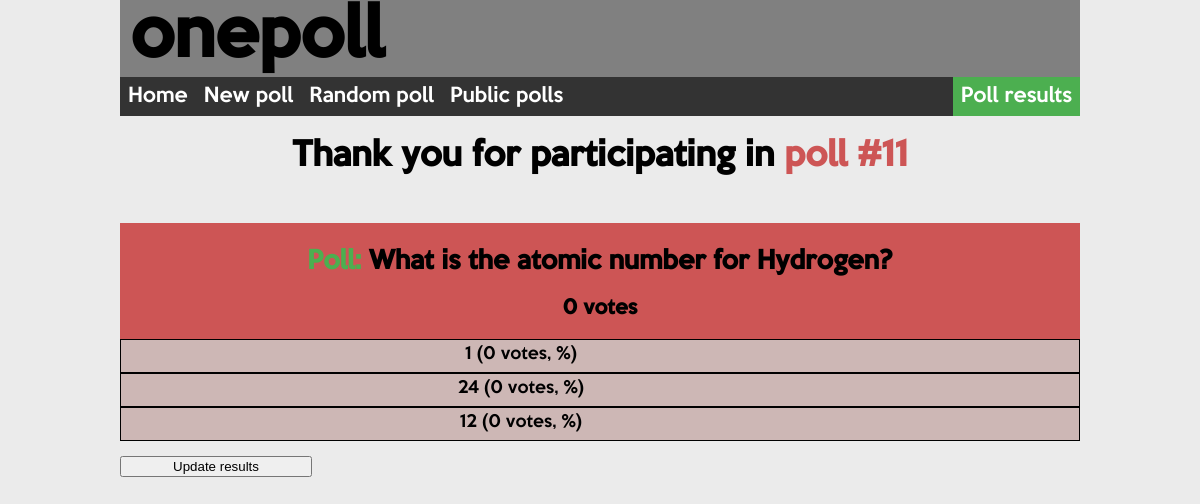
Page /11/results/ on the earlier database version.
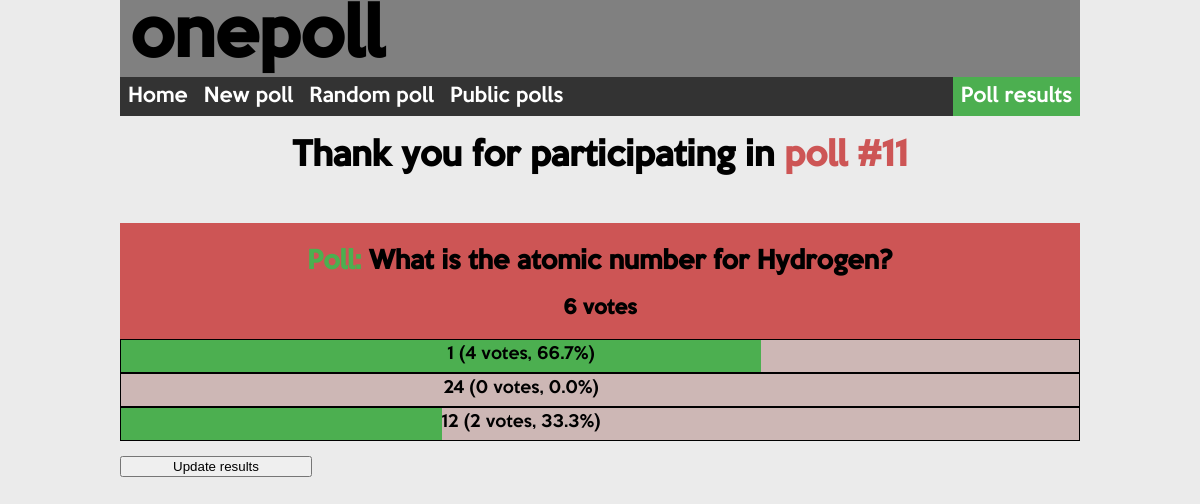
Same page on the later database version.
### polls/models.py (models this page shows, shortened)
class Question(models.Model):
    question_text = models.CharField(max_length=200)
    pub_date = models.DateTimeField('date published')
    public_poll = models.IntegerField(default=1)
    views = models.IntegerField(default=0)
    def get_total_votes(self):
        votes = 0
        for choice in self.choice_set.all():
            votes += choice.votes
        return votes

class Choice(models.Model):
    question = models.ForeignKey(Question, on_delete=models.CASCADE)
    choice_text = models.CharField(max_length=200)
    votes = models.IntegerField(default=0)

### polls/views.py (the view)
# urls.py: url(r'^(?P<question_id>[0-9]+)/results/$', views.results, name='results'),
def results(request, question_id):
    question = get_object_or_404(Question, id=question_id)
    template = 'polls/results.html'
    if request.POST.get('request') == 'update':
        count = 1
        data = 'total_votes=%d;' % question.get_total_votes()
        pluralize = None
        percentage = None
        for choice in question.choice_set.all():
            pluralize = polls.utils.pluralize(choice.votes)
            percentage = polls.utils.percentage(choice.votes, question.get_total_votes())
            if count < question.choice_set.count():
                data += "%s (%d vote%s, %.1f%%)=%d;" % (choice.choice_text, choice.votes, pluralize, percentage, choice.votes)
            else:
                data += "%s (%d vote%s, %.1f%%)=%d" % (choice.choice_text, choice.votes, pluralize, percentage, choice.votes)
            count += 1
        return HttpResponse(data)
    else:
        return render(request, template, { 'question': question});

### polls/templatetags/custom_filters.py (called while the page is built)
@register.filter
def percentage(value, arg):
    try:
        value = float(value)
        arg = float(arg)
        if arg:
            return round(value / arg * 100, 1)
    except:
        pass
    return ''

### polls/templates/polls/results.html (shortened to what this page needs)
{% load staticfiles %}
{% load custom_filters %}
<head>
    <link rel="stylesheet" type="text/css" href="{% static 'polls/css/results.css' %}"/>
    <link rel="stylesheet" type="text/css" href="{% static 'polls/css/navigation.css' %}"/>
    <div id="navigation">
        <h1>onepoll</h1>
        <ul>
            <li><a href="{% url 'index' %}">Home</a></li>
            <li><a href="{% url 'new' %}">New poll</a></li>
            <li><a href="{% url 'random' %}">Random poll</a></li>
            <li><a href="{% url 'public' %}">Public polls</a></li>
            <li style="float: right"><a href="{% url 'results' question.id%}" class='active'>Poll results</a></li>
        </ul>
    </div>
</head>
<body onload="loadResults({{ question.get_total_votes }}, {{ question.choice_set.count }});">
    <h1>Thank you for participating in <span style='color:#CD5555'>poll #{{question.id}}</span></h1>
    <div id="results">
        <h2>{{ question.question_text }}</h2>
        <h3>{{ question.get_total_votes }} vote{{ question.get_total_votes|pluralize }}</h3>
        {% for choice in question.choice_set.all %}
            <div id="background{{ forloop.counter }}" class="background">
                <div id="foreground{{ forloop.counter }}" class="foreground" value={{ choice.votes }}>
                    <p>{{ choice.choice_text }} ({{ choice.votes }} vote{{ choice.votes|pluralize }}, {{ choice.votes|percentage:question.get_total_votes }}%)</p>
                </div>
            </div>
        {% endfor %}
    </div>
    <input type='button' value='Update results' onclick="update('{% url 'results' question.id %}')" id="update" disabled/>
</body>

### polls/static/polls/css/results.css (style rules this page uses)
h1 { text-align: center; }
#results { margin-top: 5%; margin-bottom: 15px; background-color: #CD5555; width: 100%; padding-top: 5px; text-align: center; }
#results h2:before { content: 'Poll: '; color: #4CAF50; font-weight: bolder; }
#results .background { position: relative; background-color: #CDB7B5; border: solid black 1px; height: 2em; }
#results .foreground { position: absolute; width: 0%; background-color: #4CAF50; height: 2em; }
#results p { position: absolute; margin: 5 auto; width: 800px; height: 2em; }
input { width: 20%; }

### polls/static/polls/css/navigation.css (style rules this page uses)
body, header { background-color: #EBEBEB; font-family: keepcalm; margin: 0 auto; max-width: 80%; }
#navigation { top: 0%; left: 0%; width: 100%; background-color: gray; }
#navigation h1 { text-align: left; color: black; font-weight: bold; font-size: 4em; display: inline; padding: 10px; }
#navigation li { float: left; }
#navigation li a { display: block; color: white; font-size: 1.2em; text-decoration: none; padding: 8px 8px; }
#navigation li a.active { background-color: #4CAF50; }
#navigation ul { list-style-type: none; margin: 0 auto; padding: 0; overflow: hidden; background-color: #333; }

Differences in the rows shown:
changed Question "What is the atomic number for Hydrogen?": get_total_votes "0" → "6"
changed Choice (number 1 of 3 on the later page): votes "0" → "4"; votes|percentage (not shown) → "66.7"
changed through a linked row, Choice (number 2 of 3 on the later page): votes|percentage (not shown) → "0.0"
changed Choice (number 3 of 3 on the later page): votes "0" → "2"; votes|percentage (not shown) → "33.3"
